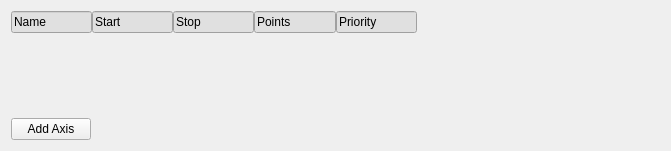
   <widget class="QWidget" name="verticalLayoutWidget_2">
    <property name="geometry">
     <rect>
      <x>0</x>
      <y>0</y>
      <width>671</width>
      <height>151</height>
     </rect>
    </property>
    <layout class="QVBoxLayout" name="verticalLayout_2" stretch="0,0,1,0">
     <property name="spacing">
      <number>0</number>
     </property>
     <item>
      <layout class="QHBoxLayout" name="horizontalLayout_2" stretch="1,1,1,1,1,3">
       <property name="spacing">
        <number>0</number>
       </property>
       <item>
        <widget class="QLineEdit" name="axes_lbl_name">
         <property name="styleSheet">
          <string notr="true">QLineEdit { background-color: rgb(224,224,224) }</string>
         </property>
         <property name="text">
          <string>Name</string>
         </property>
         <property name="readOnly">
          <bool>true</bool>
         </property>
        </widget>
       </item>
       <item>
        <widget class="QLineEdit" name="axes_lbl_start">
         <property name="styleSheet">
          <string notr="true">QLineEdit { background-color: rgb(224,224,224) }</string>
         </property>
         <property name="text">
          <string>Start</string>
         </property>
         <property name="readOnly">
          <bool>true</bool>
         </property>
        </widget>
       </item>
       <item>
        <widget class="QLineEdit" name="axes_lbl_stop">
         <property name="styleSheet">
          <string notr="true">QLineEdit { background-color: rgb(224,224,224) }</string>
         </property>
         <property name="text">
          <string>Stop</string>
         </property>
         <property name="readOnly">
          <bool>true</bool>
         </property>
        </widget>
       </item>
       <item>
        <widget class="QLineEdit" name="axes_lbl_points">
         <property name="styleSheet">
          <string notr="true">QLineEdit { background-color: rgb(224,224,224) }</string>
         </property>
         <property name="text">
          <string>Points</string>
         </property>
         <property name="readOnly">
          <bool>true</bool>
         </property>
        </widget>
       </item>
       <item>
        <widget class="QLineEdit" name="axes_lbl_priority">
         <property name="styleSheet">
          <string notr="true">QLineEdit { background-color: rgb(224,224,224) }</string>
         </property>
         <property name="text">
          <string>Priority</string>
         </property>
         <property name="readOnly">
          <bool>true</bool>
         </property>
        </widget>
       </item>
       <item>
        <spacer name="horizontalSpacer">
         <property name="orientation">
          <enum>Qt::Horizontal</enum>
         </property>
         <property name="sizeHint" stdset="0">
          <size>
           <width>40</width>
           <height>20</height>
          </size>
         </property>
        </spacer>
       </item>
      </layout>
     </item>
     <item>
      <layout class="QVBoxLayout" name="layout_axis_list">
       <property name="spacing">
        <number>0</number>
       </property>
      </layout>
     </item>
     <item>
      <spacer name="verticalSpacer">
       <property name="orientation">
        <enum>Qt::Vertical</enum>
       </property>
       <property name="sizeHint" stdset="0">
        <size>
         <width>20</width>
         <height>0</height>
        </size>
       </property>
      </spacer>
     </item>
     <item>
      <layout class="QHBoxLayout" name="horizontalLayout_3" stretch="0,1">
       <property name="spacing">
        <number>0</number>
       </property>
       <item>
        <widget class="QPushButton" name="axes_btn_add">
         <property name="text">
          <string>Add Axis</string>
         </property>
        </widget>
       </item>
       <item>
        <spacer name="horizontalSpacer_2">
         <property name="orientation">
          <enum>Qt::Horizontal</enum>
         </property>
         <property name="sizeHint" stdset="0">
          <size>
           <width>40</width>
           <height>20</height>
          </size>
         </property>
        </spacer>
       </item>
      </layout>
     </item>
    </layout>
   </widget>
